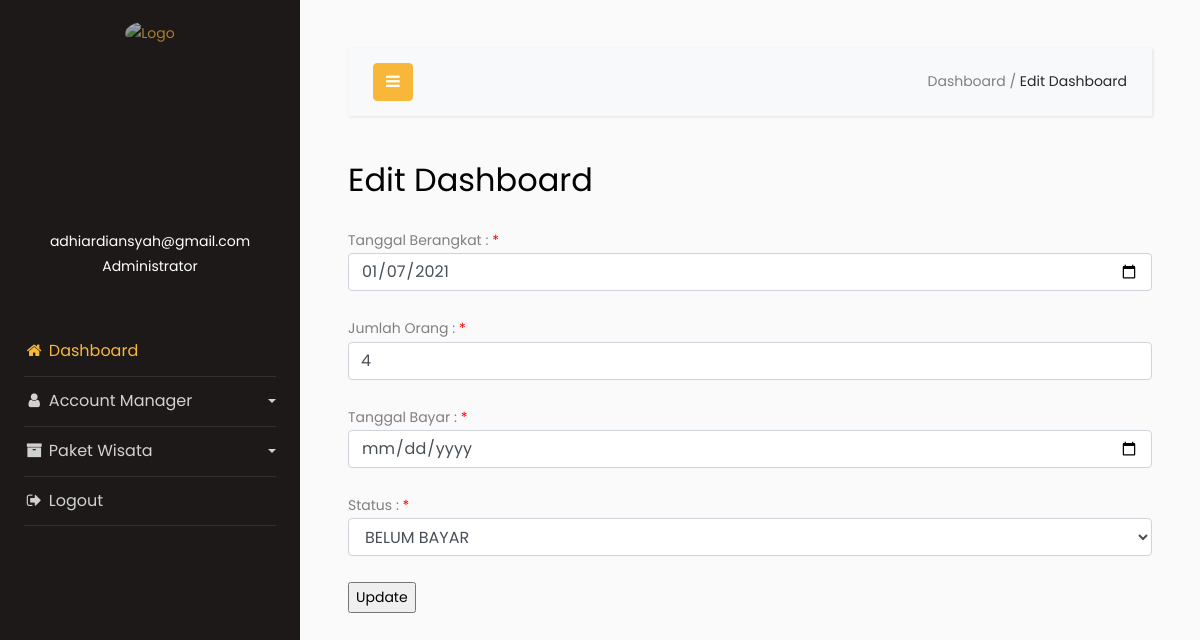
/ayodolan/ayodolan-admin/admin/edit-dashboard.php (signed in), run on the app's committed database.
### tables this page shows
CREATE TABLE `pemesanan` (
  `id_pemesanan` int(12) NOT NULL,
  `id_pelanggan` int(8) DEFAULT NULL,
  `id_paket` varchar(12) DEFAULT NULL,
  `tgl_mulai` date NOT NULL,
  `tgl_selesai` date NOT NULL,
  `jumlah_orang` int(2) NOT NULL,
  `tanggal_pembayaran` date NOT NULL,
  `bukti` varchar(255) NOT NULL,
  `status` varchar(15) DEFAULT NULL
);

### ayodolan/ayodolan-admin/admin/edit-dashboard.php (the view, shortened to what this page needs)
<!doctype html>
<html lang="en">
  <head>
		<link rel="stylesheet" href="https://stackpath.bootstrapcdn.com/font-awesome/4.7.0/css/font-awesome.min.css">
    <link rel="stylesheet" href="css/style.css">
  </head>
  <body>
		<div class="wrapper d-flex align-items-stretch">
			<nav id="sidebar">
        <div class="logo-brand" style="text-align: center; padding-top: 20px;">
            <a href="index.php"><img src="images/branding-logo.png" alt="Logo" style="opacity: .8; width: 85%;"></a>
        </div>
				<div class="p-4 pt-5">
          <div class="user">
            <a href="" class="img logo rounded-circle mb-5" style="background-image: url(images/user-2-icon.png); margin-bottom: 0px !important;"></a>
          </div>
          <div class="user" style="padding-top: 15px;">
            <p align="center">
              <?php echo $_SESSION['username']; ?><br>
              Administrator
            </p>
          </div>
	        <ul class="list-unstyled components mb-5" style="margin-top: 3rem !important;">
	          <li class="active">
	            <a href="index.php"><i class="fa fa-fw fa-home"></i> Dashboard</a>
	          </li>
	          <li>
              <a href="#pageSubmenu" data-toggle="collapse" aria-expanded="false" class="dropdown-toggle">
                <i class="fa fa-fw fa-user"></i> Account Manager
              </a>
	          </li>
	          <li>
              <a href="#homeSubmenu" data-toggle="collapse" aria-expanded="false" class="dropdown-toggle">
                <i class="fa fa-fw fa-archive"></i> Paket Wisata
              </a>
	          </li>
	          <li>
              <a href="logout.php"><i class="fa fa-fw fa-sign-out"></i> Logout</a>
	          </li>
	        </ul>
	      </div>
    	</nav>
      <div id="content" class="p-4 p-md-5">
        <nav class="navbar navbar-expand-lg navbar-light bg-light">
          <div class="container-fluid">
            <button type="button" id="sidebarCollapse" class="btn btn-primary">
              <i class="fa fa-bars"></i>
            </button>
            <div class="collapse navbar-collapse" id="navbarSupportedContent">
              <ul class="nav navbar-nav ml-auto">
                <li class="nav-item active">
                  <a>Dashboard / </a>
                  <a href="index.php" style="color: #292929;">Edit Dashboard</a>
                </li>
              </ul>
            </div>
          </div>
        </nav>
        <h2 class="mb-4">Edit Dashboard</h2>
        <?php
        require('config.php');
        $sql = "SELECT * FROM pemesanan JOIN paket_wisata USING (id_paket)";
        $result = mysqli_query($conn, $sql);
        $row = mysqli_fetch_array($result);
    ?>
    <form action="update-dashboard.php" method="POST">
        Tanggal Berangkat   :
        <span class="error">*</span>
        <input type="date" name="tanggalberangkat" class="form-control" placeholder="Tanggal Berangkat Anda" value="<?php echo $row['tgl_mulai'];?>">
        <br>
        Jumlah Orang  :
        <span class="error">*</span>
        <input type="text" name="jumlahorang" class="form-control" placeholder="Jumlah Orang" value="<?php echo $row['jumlah_orang'];?>">
        <br>
        Tanggal Bayar   :
        <span class="error">*</span>
        <input type="date" name="tanggalbayar" class="form-control" placeholder="Tanggal Bayar Anda" value="<?php echo $row['tanggal_pembayaran'];?>">
        <br>
        Status  :
        <span class="error">*</span>
        <select name="status" class="form-control">
          <option value="<?php echo $row['status'];?>"><?php echo $row['status'];?></option>
        </select>
        <br>
        <input type='submit' value='Update'>
        </form>
      </div>
		</div>
  </body>
</html>

### ayodolan/ayodolan-admin/admin/edit-dashboard.php (style rules this page uses)
.error { color:red; }

### data on the page
pemesanan: tanggalberangkat "01/07/2021", jumlahorang "4", status "BELUM BAYAR"

### other printed values
$_SESSION['username'] "adhiardiansyah@gmail.com"
